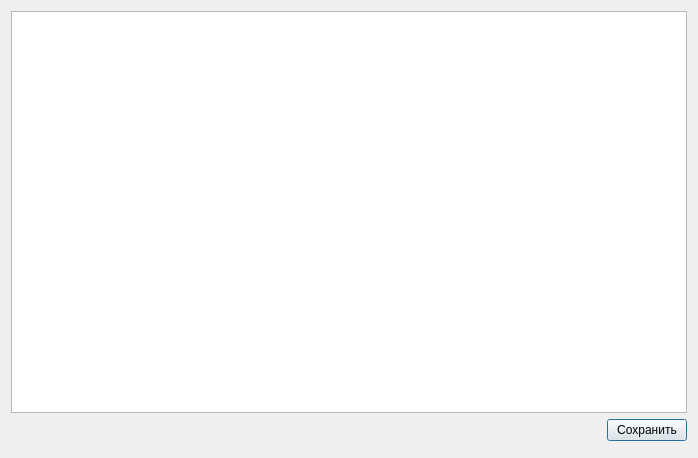
<?xml version="1.0" encoding="UTF-8"?>
<ui version="4.0">
 <class>ExtendedMSEServiceDialog</class>
 <widget class="QDialog" name="ExtendedMSEServiceDialog">
  <property name="geometry">
   <rect>
    <x>0</x>
    <y>0</y>
    <width>698</width>
    <height>458</height>
   </rect>
  </property>
  <property name="windowTitle">
   <string>Данные из сервиса</string>
  </property>
  <layout class="QGridLayout" name="gridLayout">
   <item row="0" column="0">
    <layout class="QVBoxLayout" name="verticalLayout">
     <item>
      <widget class="CTableView" name="tblExtendedMSEService"/>
     </item>
     <item>
      <layout class="QHBoxLayout" name="horizontalLayout">
       <property name="bottomMargin">
        <number>6</number>
       </property>
       <item>
        <spacer name="horizontalSpacer">
         <property name="orientation">
          <enum>Qt::Horizontal</enum>
         </property>
         <property name="sizeHint" stdset="0">
          <size>
           <width>40</width>
           <height>20</height>
          </size>
         </property>
        </spacer>
       </item>
       <item>
        <widget class="QPushButton" name="btnSaveSelected">
         <property name="text">
          <string>Сохранить</string>
         </property>
        </widget>
       </item>
      </layout>
     </item>
    </layout>
   </item>
  </layout>
 </widget>
 <customwidgets>
  <customwidget>
   <class>CTableView</class>
   <extends>QTableView</extends>
   <header>library/TableView.h</header>
  </customwidget>
 </customwidgets>
 <resources/>
 <connections/>
</ui>
